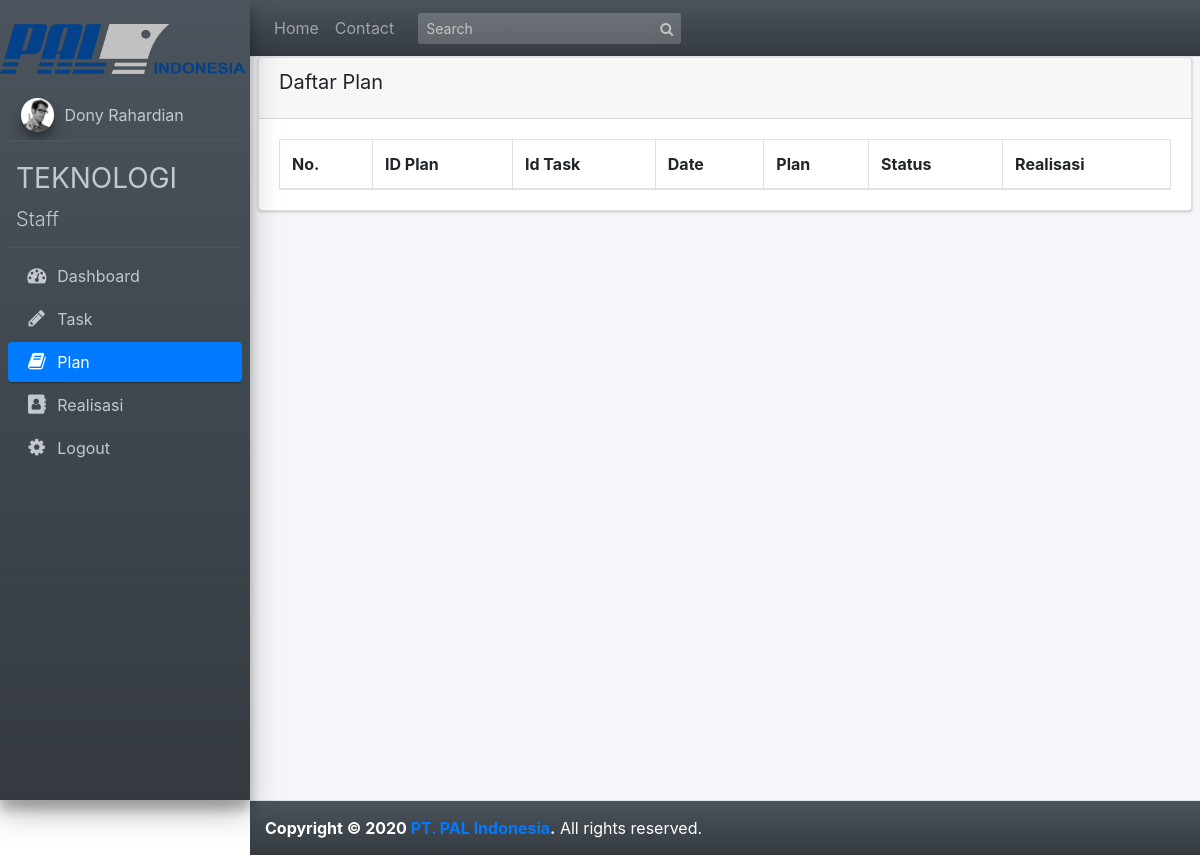
The page /pages/user_2/index.php?plan (signed in) on the database as committed earlier.
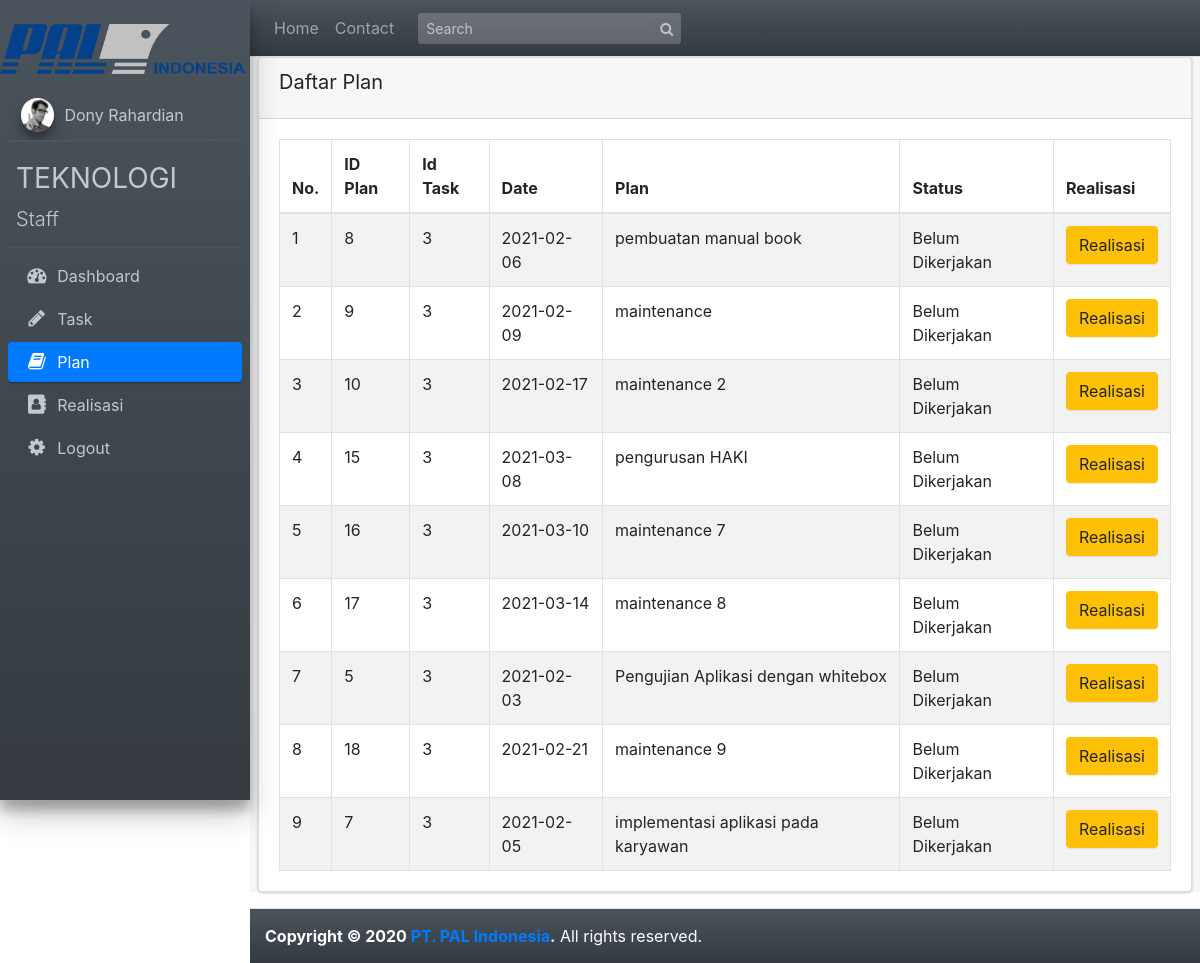
The same page on the database as committed later.
### tables this page shows
CREATE TABLE `tabel_plan` (
  `id_plan` int(11) NOT NULL,
  `id_task` int(11) NOT NULL,
  `date` date NOT NULL,
  `plan` varchar(255) NOT NULL,
  `status` int(1) NOT NULL
);

CREATE TABLE `tabel_pj` (
  `id_task` int(11) NOT NULL,
  `nip` int(11) NOT NULL
);

### pages/user_2/tabel_plan.php (the view, shortened to what this page needs)
<?php
  $no=1;
  $connect = mysqli_connect("localhost", "root", "", "magang_pal");
  $query = "SELECT * FROM  tabel_plan
            INNER JOIN tabel_pj
            ON tabel_plan.id_task = tabel_pj.id_task
            WHERE tabel_plan.status='0' AND tabel_pj.nip='$_SESSION[nip]'
            ORDER BY tabel_plan.id_task DESC";
  $result = mysqli_query($connect, $query);
?>
<!DOCTYPE html>
<html lang="en">
<head>
  <link rel="stylesheet" href="https://maxcdn.bootstrapcdn.com/font-awesome/4.4.0/css/font-awesome.min.css">
  <link rel="stylesheet" href="https://code.ionicframework.com/ionicons/2.0.1/css/ionicons.min.css">
  <link rel="stylesheet" href="../../plugins/datatables/dataTables.bootstrap4.min.css">
  <link rel="stylesheet" href="../../dist/css/adminlte.min.css">
  <link rel="stylesheet" href="https://cdnjs.cloudflare.com/ajax/libs/twitter-bootstrap/4.5.2/css/bootstrap.css">
  <link rel="stylesheet" href="https://cdn.datatables.net/1.10.23/css/dataTables.bootstrap4.min.css">
  <link rel="stylesheet" type="text/css" href="https://cdn.datatables.net/v/bs4/jq-3.3.1/dt-1.10.23/af-2.3.5/b-1.6.5/b-html5-1.6.5/r-2.2.7/sb-1.0.1/sl-1.3.1/datatables.min.css"/>
</head>
<body>
  <div class="card">
    <div class="card-header">
        <h3 class="card-title">Daftar Plan</h3>
    </div>
      <div class="card-body">
          <table id="tabel_plan" class="table table-striped table-bordered" style="width:100%"">
                  <thead>
                    <tr>
                      <th>No.</th>
                      <th>ID Plan</th>
                      <th>Id Task</th>
                      <th>Date</th>
                      <th>Plan</th>
                      <th>Status</th>
                      <th>Realisasi</th>
                    </tr>
                  </thead>
                <tbody>
                <?php
                    while($row = mysqli_fetch_array($result))
                    {
                  ?>
                    <tr>
                      <td><?php echo $no ?></td>
                      <td><?php echo $row['id_plan'] ?></td>
                      <td><?php echo $row['id_task'] ?></td>
                      <td><?php echo $row['date'] ?></td>
                      <td><?php echo $row['plan'] ?></td>
                      <td>
                          <?php if($row['status']=='0')
                              {
                            ?>
                                <a>Belum Dikerjakan</a>
                            <?php }?>
                      </td>
                      <td>
                        <input type="button" name="add" value="Realisasi" id="<?php echo $row["id_plan"]; ?>" class="btn btn-warning btn-xs tambah_data" />
                      </td>
                    </tr>
                    <?php $no++;
                    }
                  ?>
                  </tbody>
          </table>
      </div>
  </div>
</body>
</html>

### pages/user_2/index.php (shortened to what this page needs)
<!DOCTYPE html>
<html>
<head>
  <link rel="stylesheet" href="../../plugins/font-awesome/css/font-awesome.min.css">
  <link rel="stylesheet" href="../../plugins/datatables/dataTables.bootstrap4.min.css">
  <link rel="stylesheet" href="https://code.ionicframework.com/ionicons/2.0.1/css/ionicons.min.css">
  <link rel="stylesheet" href="../../dist/css/adminlte.min.css">
  <link rel="stylesheet" href="../../plugins/iCheck/flat/blue.css">
  <link rel="stylesheet" href="../../plugins/morris/morris.css">
  <link rel="stylesheet" href="../../plugins/jvectormap/jquery-jvectormap-1.2.2.css">
  <link rel="stylesheet" href="../../plugins/datepicker/datepicker3.css">
  <link rel="stylesheet" href="../../plugins/daterangepicker/daterangepicker-bs3.css">
  <link rel="stylesheet" href="../../plugins/bootstrap-wysihtml5/bootstrap3-wysihtml5.min.css">
</head>
<body class="hold-transition sidebar-mini">
<div class="wrapper">
  <nav class="main-header navbar navbar-expand bg-dark-gradient navbar-dark border-bottom">
    <ul class="navbar-nav">
      <li class="nav-item d-none d-sm-inline-block">
        <a href="index.php" class="nav-link">Home</a>
      </li>
      <li class="nav-item d-none d-sm-inline-block">
        <a href="#" class="nav-link">Contact</a>
      </li>
    </ul>
    <form class="form-inline ml-3">
      <div class="input-group input-group-sm">
        <input class="form-control form-control-navbar" type="search" placeholder="Search" aria-label="Search">
        <div class="input-group-append">
          <button class="btn btn-navbar" type="submit">
            <i class="fa fa-search"></i>
          </button>
        </div>
      </div>
    </form>
  </nav>
  <aside class="main-sidebar bg-dark-gradient sidebar-dark-primary elevation-4">
     <br>
    <img src="../../img/logpal.jpg" width="245px" height="50px">
    <div class="sidebar">
      <div class="user-panel mt-4 pb-2 mb-2 d-flex">
        <div class="image">
          <img src="../../dist/img/user2-160x160.jpg" class="img-circle elevation-3" alt="User Image">
        </div>
        <div class="info">
          <a href="" class="d-block"><?php echo $_SESSION['nama']; ?></a>
        </div>
      </div>
      <a href="index.php?home" class="brand-link">
      <h3 class="brand-text font-weight-light"><b><?php echo $_SESSION['divisi']; ?></b></h3>
      <span class="brand-text font-weight-light"><?php echo $_SESSION['jabatan']; ?></span>
      </a>
      <nav class="mt-2">
        <ul class="nav nav-pills nav-sidebar flex-column" data-widget="treeview" role="menu" data-accordion="false">
              <li class="nav-item">
                <a href="index.php?home" class="nav-link <?php if(isset($_REQUEST['home'])){ echo"active"; } ?>">
                  <i class="fa fa-dashboard nav-icon"></i>
                  <p>Dashboard</p>
                </a>
              </li>
              <li class="nav-item ">
                <a href="index.php?task" class="nav-link <?php if(isset($_REQUEST['task'])){ echo"active"; } ?>">
                  <i class="nav-icon fa fa-pencil"></i>
                  <p>Task</p>
                </a>
              </li>
              <li class="nav-item ">
                <a href="index.php?plan" class="nav-link <?php if(isset($_REQUEST['plan'])){ echo"active"; } ?>">
                  <i class="nav-icon fa fa-book"></i>
                  <p>Plan</p>
                </a>
              </li>
              <li class="nav-item ">
                <a href="index.php?realisasi" class="nav-link <?php if(isset($_REQUEST['realisasi'])){ echo"active"; } ?>">
                  <i class="nav-icon fa fa-address-book"></i>
                  <p>Realisasi</p>
                </a>
              </li>
              <li class="nav-item">
                <a href="../../function/logout.php" class="nav-link">
                  <i class="nav-icon fa fa-gear"></i>
                  <p>
                    Logout
                  </p>
                </a>
              </li>
        </ul>
      </nav>
    </div>
  </aside>
  <body>
    <section>
      <div class="content-wrapper">
        <div class="content">
        <?php
          if(isset($_REQUEST['home'])){
            include("home.php");
          }else if(isset($_REQUEST['task'])){
            include("tabel_task.php");
          }else if(isset($_REQUEST['plan'])){
            include("tabel_plan.php");
          }else if(isset($_REQUEST['realisasi'])){
            include("tabel_realisasi.php");
          }?>
        </div>
      </div>
    </section>
  </body>
  <footer class="main-footer bg-dark-gradient">
    <strong>Copyright &copy; 2020 <a href="https://pal.co.id"> PT. PAL Indonesia</a>.</strong>
    All rights reserved.
  </footer>
</div>
</body>
</html>

Rows that differ between the two databases and show on the page:
added tabel_plan: id_plan "8", tabel_pj.id_task "3", date "2021-02-06", plan "pembuatan manual book", status "Belum Dikerjakan"
added tabel_plan: id_plan "9", tabel_pj.id_task "3", date "2021-02-09", plan "maintenance", status "Belum Dikerjakan"
added tabel_plan: id_plan "10", tabel_pj.id_task "3", date "2021-02-17", plan "maintenance 2", status "Belum Dikerjakan"
added tabel_plan: id_plan "15", tabel_pj.id_task "3", date "2021-03-08", plan "pengurusan HAKI", status "Belum Dikerjakan"
added tabel_plan: id_plan "16", tabel_pj.id_task "3", date "2021-03-10", plan "maintenance 7", status "Belum Dikerjakan"
added tabel_plan: id_plan "17", tabel_pj.id_task "3", date "2021-03-14", plan "maintenance 8", status "Belum Dikerjakan"
added tabel_plan: id_plan "5", tabel_pj.id_task "3", date "2021-02-03", plan "Pengujian Aplikasi dengan whitebox", status "Belum Dikerjakan"
added tabel_plan: id_plan "18", tabel_pj.id_task "3", date "2021-02-21", plan "maintenance 9", status "Belum Dikerjakan"
added tabel_plan: id_plan "7", tabel_pj.id_task "3", date "2021-02-05", plan "implementasi aplikasi pada karyawan", status "Belum Dikerjakan"
